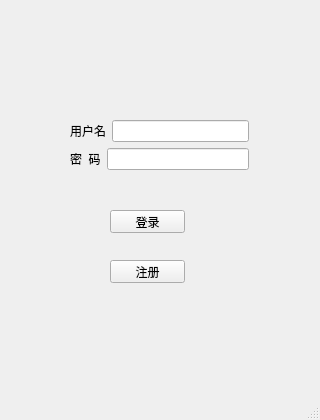
<?xml version="1.0" encoding="UTF-8"?>
<ui version="4.0">
 <class>pwdbox</class>
 <widget class="QMainWindow" name="pwdbox">
  <property name="geometry">
   <rect>
    <x>0</x>
    <y>0</y>
    <width>320</width>
    <height>420</height>
   </rect>
  </property>
  <property name="minimumSize">
   <size>
    <width>320</width>
    <height>420</height>
   </size>
  </property>
  <property name="maximumSize">
   <size>
    <width>320</width>
    <height>420</height>
   </size>
  </property>
  <property name="windowTitle">
   <string>MainWindow</string>
  </property>
  <widget class="QWidget" name="centralwidget">
   <widget class="QPushButton" name="pushButton">
    <property name="geometry">
     <rect>
      <x>110</x>
      <y>210</y>
      <width>75</width>
      <height>23</height>
     </rect>
    </property>
    <property name="text">
     <string>登录</string>
    </property>
   </widget>
   <widget class="QPushButton" name="pushButton_2">
    <property name="geometry">
     <rect>
      <x>110</x>
      <y>260</y>
      <width>75</width>
      <height>23</height>
     </rect>
    </property>
    <property name="text">
     <string>注册</string>
    </property>
   </widget>
   <widget class="QWidget" name="layoutWidget">
    <property name="geometry">
     <rect>
      <x>70</x>
      <y>120</y>
      <width>179</width>
      <height>52</height>
     </rect>
    </property>
    <layout class="QVBoxLayout" name="verticalLayout">
     <item>
      <layout class="QHBoxLayout" name="horizontalLayout_2">
       <item>
        <widget class="QLabel" name="label">
         <property name="text">
          <string>用户名</string>
         </property>
        </widget>
       </item>
       <item>
        <widget class="QLineEdit" name="lineEdit"/>
       </item>
      </layout>
     </item>
     <item>
      <layout class="QHBoxLayout" name="horizontalLayout">
       <item>
        <widget class="QLabel" name="label_2">
         <property name="text">
          <string>密  码</string>
         </property>
        </widget>
       </item>
       <item>
        <widget class="QLineEdit" name="lineEdit_2"/>
       </item>
      </layout>
     </item>
    </layout>
   </widget>
  </widget>
  <widget class="QMenuBar" name="menubar">
   <property name="geometry">
    <rect>
     <x>0</x>
     <y>0</y>
     <width>320</width>
     <height>23</height>
    </rect>
   </property>
  </widget>
  <widget class="QStatusBar" name="statusbar"/>
 </widget>
 <resources/>
 <connections/>
</ui>
